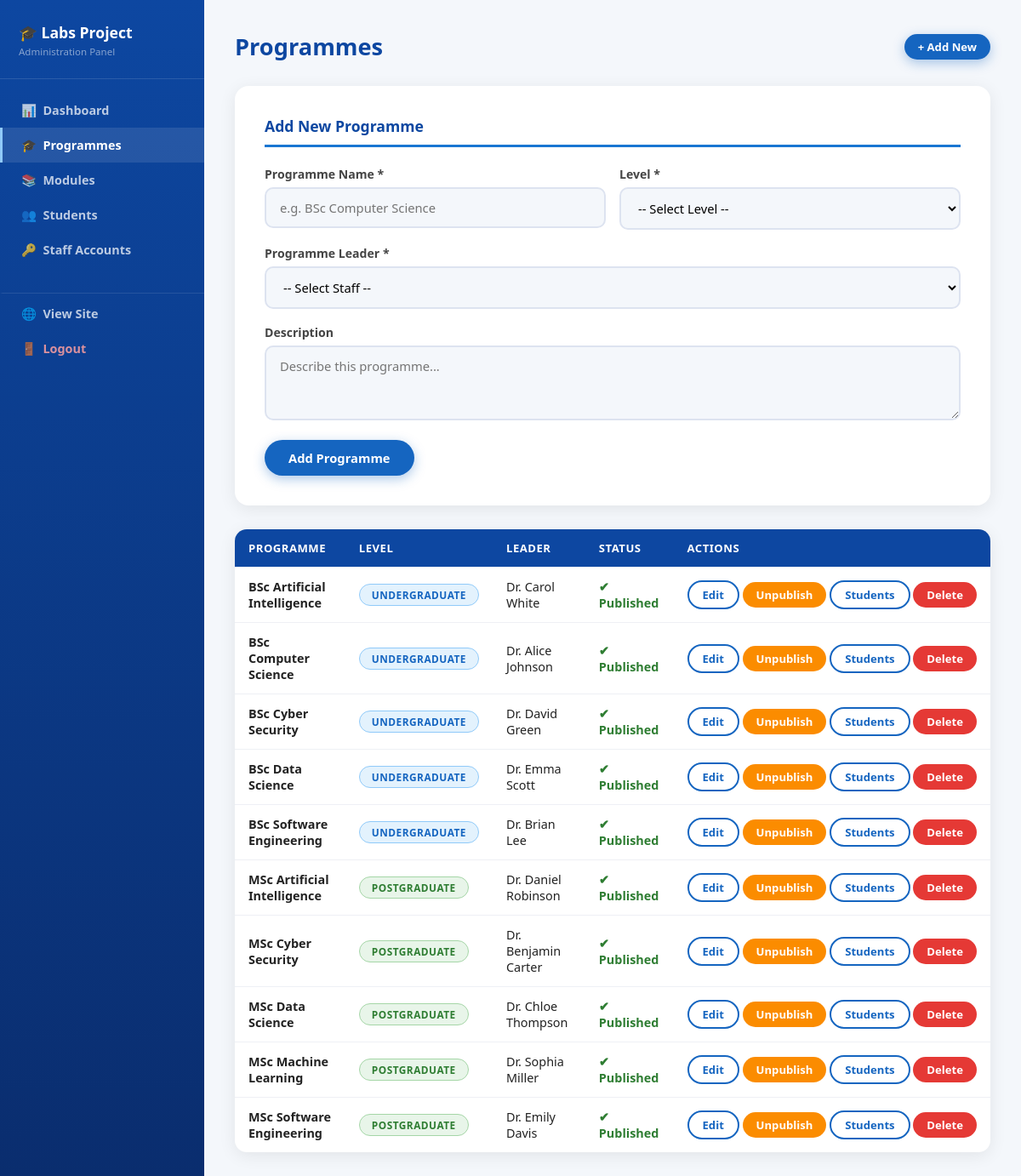
Screenshot of /admin/programmes.php (signed in) with the database file from the repository.
### tables this page shows
CREATE TABLE IF NOT EXISTS Programmes (
    ProgrammeID       INTEGER PRIMARY KEY AUTO_INCREMENT,
    ProgrammeName     VARCHAR(200) NOT NULL,
    LevelID           INTEGER,
    ProgrammeLeaderID INTEGER,
    Description       TEXT,
    Image             VARCHAR(255),
    ImageAlt          VARCHAR(255),
    IsPublished       TINYINT(1) DEFAULT 1,
    FOREIGN KEY (LevelID)           REFERENCES Levels(LevelID),
    FOREIGN KEY (ProgrammeLeaderID) REFERENCES Staff(StaffID)
);

CREATE TABLE IF NOT EXISTS Levels (
    LevelID   INTEGER PRIMARY KEY,
    LevelName TEXT NOT NULL
);

CREATE TABLE IF NOT EXISTS Staff (
    StaffID  INTEGER PRIMARY KEY,
    Name     VARCHAR(150) NOT NULL,
    JobTitle VARCHAR(150)
);

### admin/programmes.php (the view, shortened to what this page needs)
<?php
require_once __DIR__ . '/../includes/db.php';
$programmes=$pdo->query("SELECT p.*,l.LevelName,s.Name AS LeaderName FROM Programmes p JOIN Levels l ON p.LevelID=l.LevelID JOIN Staff s ON p.ProgrammeLeaderID=s.StaffID ORDER BY l.LevelID,p.ProgrammeName")->fetchAll();
$editing=null;
require_once __DIR__ . '/admin_header.php';
?>
<div class="admin-topbar"><h1 class="page-title">Programmes</h1><a href="programmes.php" class="btn btn-primary btn-sm">+ Add New</a></div>
<div class="form-box" style="margin-bottom:28px;">
  <h2 style="font-size:1.1rem;"><?= $editing?'Edit Programme':'Add New Programme' ?></h2>
  <form method="POST" action="programmes.php" novalidate>
    <div class="form-row">
      <div class="form-group">
        <label for="pname">Programme Name *</label>
        <input type="text" id="pname" name="pname" required maxlength="200" placeholder="e.g. BSc Computer Science" value="<?= $editing?htmlspecialchars($editing['ProgrammeName']):'' ?>">
      </div>
      <div class="form-group">
        <label for="plevel">Level *</label>
        <select id="plevel" name="plevel" required>
          <option value="">-- Select Level --</option>
        </select>
      </div>
    </div>
    <div class="form-group">
      <label for="pleader">Programme Leader *</label>
      <select id="pleader" name="pleader" required>
        <option value="">-- Select Staff --</option>
      </select>
    </div>
    <div class="form-group">
      <label for="pdesc">Description</label>
      <textarea id="pdesc" name="pdesc" rows="3" placeholder="Describe this programme..."><?= $editing?htmlspecialchars($editing['Description']):'' ?></textarea>
    </div>
    <div style="display:flex;gap:10px;">
      <button type="submit" class="btn btn-primary"><?= $editing?'Save Changes':'Add Programme' ?></button>
    </div>
  </form>
</div>
<div class="table-wrap"><table>
  <thead><tr><th>Programme</th><th>Level</th><th>Leader</th><th>Status</th><th>Actions</th></tr></thead>
  <tbody>
    <?php if(empty($programmes)): ?><tr><td colspan="5" style="text-align:center;padding:30px;color:#666;">No programmes yet.</td></tr>
    <?php else: foreach($programmes as $p): ?>
      <tr>
        <td><strong><?= htmlspecialchars($p['ProgrammeName']) ?></strong></td>
        <td><span class="badge <?= $p['LevelID']==1?'badge-ug':'badge-pg' ?>"><?= htmlspecialchars($p['LevelName']) ?></span></td>
        <td><?= htmlspecialchars($p['LeaderName']) ?></td>
        <td style="font-weight:600;color:<?= $p['IsPublished']?'#2e7d32':'#e65100' ?>;"><?= $p['IsPublished']?'✔ Published':'✎ Draft' ?></td>
        <td style="white-space:nowrap;">
          <a href="programmes.php?edit=<?= $p['ProgrammeID'] ?>" class="btn btn-outline btn-sm">Edit</a>
          <form method="POST" style="display:inline;"><input type="hidden" name="toggle_id" value="<?= $p['ProgrammeID'] ?>"><button type="submit" class="btn btn-warning btn-sm"><?= $p['IsPublished']?'Unpublish':'Publish' ?></button></form>
          <a href="students.php?prog=<?= $p['ProgrammeID'] ?>" class="btn btn-outline btn-sm">Students</a>
          <form method="POST" style="display:inline;" onsubmit="return confirm('Delete this programme?')"><input type="hidden" name="delete_id" value="<?= $p['ProgrammeID'] ?>"><button type="submit" class="btn btn-danger btn-sm">Delete</button></form>
        </td>
      </tr>
    <?php endforeach; endif; ?>
  </tbody>
</table></div>
  </main></div></body></html>

### assets/css/style.css (style rules this page uses)
*,*::before,*::after { box-sizing:border-box;margin:0;padding:0 }
html { scroll-behavior:smooth }
body { font-family:"Segoe UI",Tahoma,sans-serif;background:#f4f7fb;color:#222;min-height:100vh }
.badge { display:inline-block;padding:4px 14px;border-radius:25px;font-size:.74rem;font-weight:700;text-transform:uppercase;letter-spacing:.5px }
.badge-ug { background:#e3f2fd;color:#1565c0;border:1.5px solid #90caf9 }
.badge-pg { background:#e8f5e9;color:#2e7d32;border:1.5px solid #a5d6a7 }
.btn { display:inline-block;padding:11px 28px;border-radius:30px;font-family:"Segoe UI",sans-serif;font-size:.92rem;font-weight:700;cursor:pointer;border:none;text-decoration:none;transition:all .3s;text-align:center }
.btn-primary { background:#1565c0;color:white;box-shadow:0 4px 14px rgba(21,101,192,.35) }
.btn-outline { background:transparent;color:#1565c0;border:2px solid #1565c0 }
.btn-danger { background:#e53935;color:white }
.btn-warning { background:#fb8c00;color:white }
.btn-sm { padding:6px 16px;font-size:.82rem }
.form-box { background:white;padding:35px;border-radius:16px;box-shadow:0 4px 20px rgba(0,0,0,.08) }
.form-box h2 { font-size:1.4rem;font-weight:800;color:#0d47a1;margin-bottom:22px;padding-bottom:10px;border-bottom:3px solid #1976d2 }
.form-group { margin-bottom:18px }
.form-group label { display:block;font-weight:600;font-size:.88rem;margin-bottom:6px;color:#444 }
.form-group input,.form-group select,.form-group textarea { width:100%;padding:12px 16px;border-radius:10px;border:2px solid #dde3f0;background:#f4f7fb;font-family:"Segoe UI",sans-serif;font-size:.92rem;outline:none;transition:all .3s }
.form-group select { cursor:pointer }
.form-row { display:grid;grid-template-columns:1fr 1fr;gap:16px }
.table-wrap { background:white;border-radius:14px;box-shadow:0 4px 20px rgba(0,0,0,.08);overflow:hidden }
table { width:100%;border-collapse:collapse;font-size:.9rem }
th,td { padding:13px 16px;border-bottom:1px solid #eef0f5;text-align:left }
th { background:#0d47a1;color:white;font-weight:700;font-size:.82rem;text-transform:uppercase;letter-spacing:.5px }
tr:last-child td { border-bottom:none }
.admin-topbar { display:flex;align-items:center;justify-content:space-between;margin-bottom:28px;flex-wrap:wrap;gap:12px }
.page-title { color:#0d47a1;font-size:1.7rem;font-weight:800 }
a { color:#1565c0;font-weight:500 }

### rows the page displays
programmes: ProgrammeName "BSc Artificial Intelligence", LevelID.LevelName "UNDERGRADUATE", ProgrammeLeaderID.Name "Dr. Carol White", IsPublished "✔ Published"
programmes: ProgrammeName "BSc Computer Science", LevelID.LevelName "UNDERGRADUATE", ProgrammeLeaderID.Name "Dr. Alice Johnson", IsPublished "✔ Published"
programmes: ProgrammeName "BSc Cyber Security", LevelID.LevelName "UNDERGRADUATE", ProgrammeLeaderID.Name "Dr. David Green", IsPublished "✔ Published"
programmes: ProgrammeName "BSc Data Science", LevelID.LevelName "UNDERGRADUATE", ProgrammeLeaderID.Name "Dr. Emma Scott", IsPublished "✔ Published"
programmes: ProgrammeName "BSc Software Engineering", LevelID.LevelName "UNDERGRADUATE", ProgrammeLeaderID.Name "Dr. Brian Lee", IsPublished "✔ Published"
programmes: ProgrammeName "MSc Artificial Intelligence", LevelID.LevelName "POSTGRADUATE", ProgrammeLeaderID.Name "Dr. Daniel Robinson", IsPublished "✔ Published"
programmes: ProgrammeName "MSc Cyber Security", LevelID.LevelName "POSTGRADUATE", ProgrammeLeaderID.Name "Dr. Benjamin Carter", IsPublished "✔ Published"
programmes: ProgrammeName "MSc Data Science", LevelID.LevelName "POSTGRADUATE", ProgrammeLeaderID.Name "Dr. Chloe Thompson", IsPublished "✔ Published"
programmes: ProgrammeName "MSc Machine Learning", LevelID.LevelName "POSTGRADUATE", ProgrammeLeaderID.Name "Dr. Sophia Miller", IsPublished "✔ Published"
programmes: ProgrammeName "MSc Software Engineering", LevelID.LevelName "POSTGRADUATE", ProgrammeLeaderID.Name "Dr. Emily Davis", IsPublished "✔ Published"
